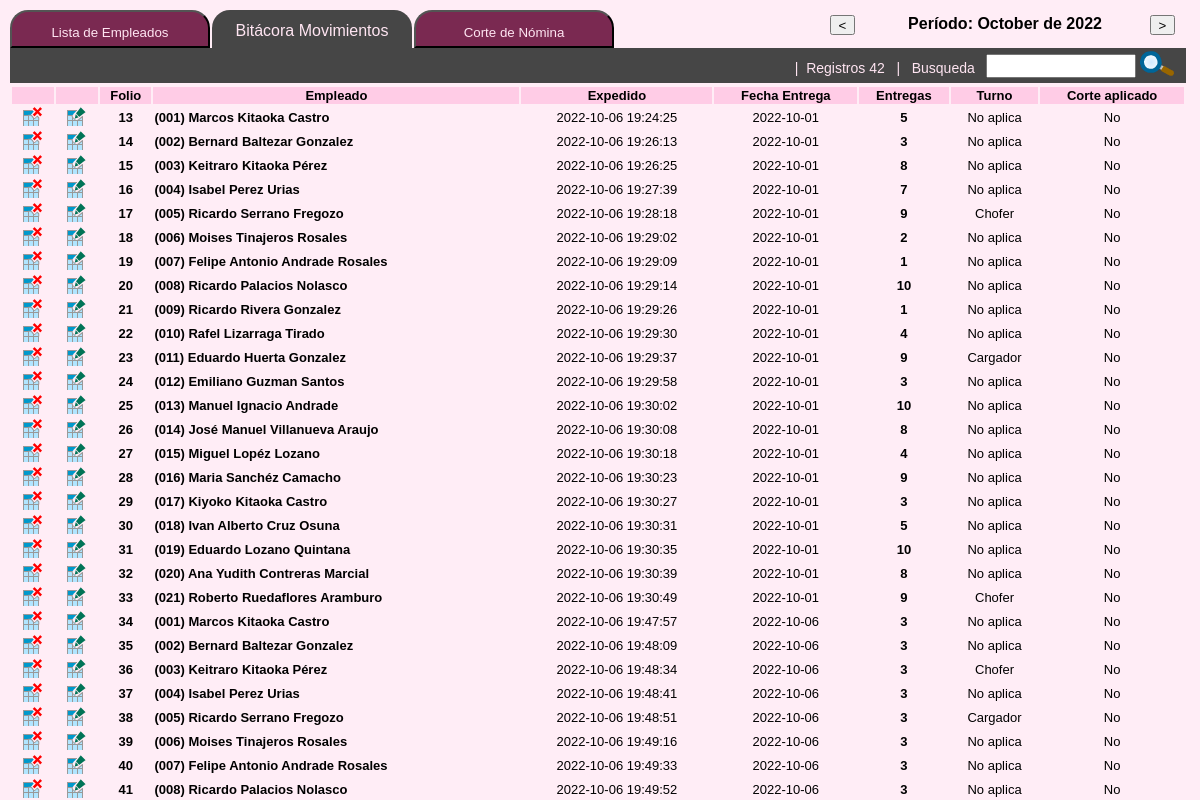
/content/lista_movimiento.php, run on the app's committed database.
### tables this page shows
CREATE TABLE `movimientos` (
  `idmovimiento` int(11) unsigned NOT NULL auto_increment,
  `idempleado` int(11) unsigned NOT NULL default '0',
  `Expedido` datetime NOT NULL default '0000-00-00 00:00:00',
  `Fecha` date default '0000-00-00',
  `cantidad_entrega` int(11) unsigned NOT NULL default '1',
  `cubre_turno` tinyint(3) unsigned NOT NULL default '0' COMMENT '0-no 1-Chofer 2-Cargador',
  `corte` int(11) unsigned NOT NULL default '0' COMMENT '0-No aplicado 1-Aplicado',
  PRIMARY KEY  (`idmovimiento`)
);

CREATE TABLE `empleados` (
  `idempleado` int(11) unsigned NOT NULL auto_increment,
  `numero_empleado` varchar(6) NOT NULL default '',
  `Nombre` varchar(120) NOT NULL default '',
  `Rol` tinyint(3) unsigned NOT NULL default '0' COMMENT '0-chofer 1-cargador 2-auxiliar',
  `Tipo` tinyint(3) unsigned NOT NULL default '0' COMMENT '0-Interno 1-Externo',
  PRIMARY KEY  (`idempleado`)
);

### content/lista_movimiento.php (the view, shortened to what this page needs)
<?php
     require('../php/global.php');
	 $conexion = null;
	 if(isset($_SESSION['periodo']) && !empty($_SESSION['periodo']) && $_SESSION['periodo']!='1969-12-01') $fecha = date("Y-m-d",strtotime($_SESSION['periodo']));
	 else $fecha = date("Y-m-d");
?>
<html>
<head>
    <link rel="stylesheet" type="text/css" href="../css/lista_trabajadores.css" />
</head>
<body>
    <div id="pestanias">
        <?php
	   $periodo_actual = strftime("%B de %Y", strtotime($fecha));
	   $mes =  strftime("%m", strtotime($fecha));
	   $year = strftime("%Y", strtotime($fecha));
	   $fecha_atras = $year."-".($mes-1)."-01";
	   $fecha_inicio = $year."-".$mes."-01";
	   $fecha_final = $year."-".($mes+1)."-01";
	   echo "     <div id='boton_atras'><form method='post' action='' target='contenedor'>
					   <input type='hidden' name='periodo' value='".$fecha_atras."'>
					   <input type='submit' value='<' style='width:25px; height:20px;'>
				  </form></div>
				  <div id='text_periodo'><b>Período: ".$periodo_actual."</b></div>
				  <div id='boton_adelante'><form method='post' action='' target='contenedor'>
					   <input type='hidden' name='periodo' value='".$fecha_final."'>
					   <input type='submit' value='>' style='width:25px; height:20px;'>
				  </form></div>";
	?>
        <form method='post' action='lista_trabajadores.php' target="_self">
            <button id="style_pestania" style="left:0px;  cursor:pointer;" type='submit'>Lista de Empleados</button>
        </form>
        <div id="style_pestania" style="background:#464646; left:202px; padding-top: 12px;">Bitácora Movimientos</div>
        <form method='post' action='lista_cortes.php' target="_self">
            <button id="style_pestania" style="left:404px;  cursor:pointer;" type='submit'>Corte de Nómina</button>
        </form>
        <div id="barra_busqueda">
            <form method='post' action='' target='contenedor'>
                <label id="num_registros">|&nbsp;&nbsp;Registros 0</label>&nbsp;&nbsp;&nbsp;|&nbsp;&nbsp; Busqueda
                &nbsp;
                <input type="text" name="busqueda"
                    style="position:relative; top:-3px; width:150px; height:24px;"></label>
                <input type='image' style="position:relative; top:3px;" ; src='../resource/icono_03.png' alt='Submit'>
            </form>
        </div>
    </div>
    <?php
		  if(!isset($conexion))  $conexion = new  mysqli($conexion_servername, $conexion_username, $conexion_password, $conexion_database);
		  if (mysqli_connect_errno()) {
			  echo "<script>alert('Lo sentimos, por el momento no tenemos servicio de conexión al servidor de bases de datos. Intente Acceder mas tarde')</script>";
		  }
		  else{
			  $sql = "SELECT a.*,b.numero_empleado,b.Nombre ";
			  $sql .=  "FROM movimientos a LEFT JOIN empleados b ON a.idempleado=b.idempleado ";
			  $sql .=  "WHERE a.Fecha>='".$fecha_inicio."' AND a.Fecha<'".$fecha_final."'";
			  $result = $conexion->query($sql);
              echo "<div id='impresion_box'><table id='contenedor_lista'>
                      <tr style='background:#FFCCE6;'>
						 <th> </th>
						 <th> </th>
						 <th>Folio</th>
                         <th>Empleado</th>
						 <th>Expedido</th>
                         <th>Fecha Entrega</th>
						 <th>Entregas</th>
						 <th>Turno</th>
						 <th>Corte aplicado</th>
                      </tr>";
					  while($row = $result->fetch_assoc()) {
						  $turno = "No aplica";
						  if($row['cubre_turno'] == 1) $turno = "Chofer";
						  if($row['cubre_turno'] == 2) $turno = "Cargador";
						  echo "<tr>";
						  $corte = "No";
						  if($row['corte'] != 0){
							  $corte = "Si";
							  echo"<td style='width: 0px;'></td>
							       <td style='width: 0px;'></td>";
						  }
						  else{
							echo"<td style='width: 40px;'>
							        <div id='ajuste_renglon' onclick='confirmacion_delete_movimiento(".$row['idmovimiento'].",\"".$row['Nombre']."\",\"".$row['numero_empleado']."\")'>
							            <img style='width:19px' src='../resource/icono_02.png'>
						       	    </div>
						         </td>
						         <td style='width: 40px;'>
							        <div id='ajuste_renglon'><form method='post' action='modificar_movimiento.php' target='contenedor'>
							        <input type='hidden' name='idmovimiento' value='".$row['idmovimiento']."'>
									<input type='hidden' name='idempleado' value='".$row['idempleado']."'>
							        <input type='hidden' name='Fecha' value='".$row['Fecha']."'>
							        <input type='hidden' name='cantidad_entrega' value='".$row['cantidad_entrega']."'>
							        <input type='hidden' name='turno' value='".$row['cubre_turno']."'>
							        <input type='hidden' name='tipo_accion' value=''>
								    <input style='width:19px' type='image' src='../resource/icono_06.png' alt='Submit'>
							        </form></div>
						         </td>";
						   }
						   echo " <td style='text-align: center;'><b>".$row['idmovimiento']."</b></td>
						          <td><b>(".$row['numero_empleado'].") ".$row['Nombre']."</td>
								  <td style='text-align: center;'>".$row['Expedido']."</td>
								  <td style='text-align: center;'>".$row['Fecha']."</td>
								  <td style='text-align: center;'><b>".$row['cantidad_entrega']."</b></td>
								  <td style='text-align: center;'>".$turno."</td>
								  <td style='text-align: center;'>".$corte."</td>
						    </tr>";
					  }
               echo "</table></div>";
		  }
    ?>
</body>
</html>

### css/lista_trabajadores.css (style rules this page uses)
body, html { margin: 0px; padding: 0px; height: 100%; font-family: sans-serif; background: #FFEDF6; overflow-x: hidden; }
#pestanias { width:100%; height: 39px; position: absolute; left:10px; top:10px; }
#style_pestania { border-top-left-radius: 18px; border-top-right-radius: 18px; width:200px; height: 38px; top:0px; padding-top: 8px; position:absolute; background: #7A2951; text-align: center; color: #FFE5F2; }
#barra_busqueda { background: #464646; height: 35px; width: 98%; position: absolute; top:38px; color: #FFE5F2; text-align: right; font-size: 14px; }
#contenedor_lista { width: 98%; height: auto; left: 10px; top: 85px; position:absolute; font-size: 13px; }
#ajuste_renglon { position: relative; height: 20px; width: 20px; max-width: 20px; left: 10px; }
#text_periodo { position: absolute; width: 250px; left: calc(95% - 270px); text-align: center; top: 5px; }
#boton_atras { position: absolute; left: calc(95% - 320px); top: 5px; }
#boton_adelante { position: absolute; left: 95%; top: 5px; }

### data on the page
movimientos: corte 0 (drawn), idmovimiento "13", idempleado.numero_empleado "001", idempleado.Nombre "Marcos Kitaoka Castro", Expedido "2022-10-06 19:24:25", Fecha "2022-10-01", cantidad_entrega "5", turno "No aplica", corte "No"
movimientos: corte 0 (drawn), idmovimiento "14", idempleado.numero_empleado "002", idempleado.Nombre "Bernard Baltezar Gonzalez", Expedido "2022-10-06 19:26:13", Fecha "2022-10-01", cantidad_entrega "3", turno "No aplica", corte "No"
movimientos: corte 0 (drawn), idmovimiento "15", idempleado.numero_empleado "003", idempleado.Nombre "Keitraro Kitaoka Pérez", Expedido "2022-10-06 19:26:25", Fecha "2022-10-01", cantidad_entrega "8", turno "No aplica", corte "No"
movimientos: corte 0 (drawn), idmovimiento "16", idempleado.numero_empleado "004", idempleado.Nombre "Isabel Perez Urias", Expedido "2022-10-06 19:27:39", Fecha "2022-10-01", cantidad_entrega "7", turno "No aplica", corte "No"
movimientos: corte 0 (drawn), idmovimiento "17", idempleado.numero_empleado "005", idempleado.Nombre "Ricardo Serrano Fregozo", Expedido "2022-10-06 19:28:18", Fecha "2022-10-01", cantidad_entrega "9", cubre_turno "Chofer", corte "No"
movimientos: corte 0 (drawn), idmovimiento "18", idempleado.numero_empleado "006", idempleado.Nombre "Moises Tinajeros Rosales", Expedido "2022-10-06 19:29:02", Fecha "2022-10-01", cantidad_entrega "2", turno "No aplica", corte "No"
movimientos: corte 0 (drawn), idmovimiento "19", idempleado.numero_empleado "007", idempleado.Nombre "Felipe Antonio Andrade Rosales", Expedido "2022-10-06 19:29:09", Fecha "2022-10-01", cantidad_entrega "1", turno "No aplica", corte "No"
movimientos: corte 0 (drawn), idmovimiento "20", idempleado.numero_empleado "008", idempleado.Nombre "Ricardo Palacios Nolasco", Expedido "2022-10-06 19:29:14", Fecha "2022-10-01", cantidad_entrega "10", turno "No aplica", corte "No"
movimientos: corte 0 (drawn), idmovimiento "21", idempleado.numero_empleado "009", idempleado.Nombre "Ricardo Rivera Gonzalez", Expedido "2022-10-06 19:29:26", Fecha "2022-10-01", cantidad_entrega "1", turno "No aplica", corte "No"
movimientos: corte 0 (drawn), idmovimiento "22", idempleado.numero_empleado "010", idempleado.Nombre "Rafel Lizarraga Tirado", Expedido "2022-10-06 19:29:30", Fecha "2022-10-01", cantidad_entrega "4", turno "No aplica", corte "No"
movimientos: corte 0 (drawn), idmovimiento "23", idempleado.numero_empleado "011", idempleado.Nombre "Eduardo Huerta Gonzalez", Expedido "2022-10-06 19:29:37", Fecha "2022-10-01", cantidad_entrega "9", cubre_turno "Cargador", corte "No"
movimientos: corte 0 (drawn), idmovimiento "24", idempleado.numero_empleado "012", idempleado.Nombre "Emiliano Guzman Santos", Expedido "2022-10-06 19:29:58", Fecha "2022-10-01", cantidad_entrega "3", turno "No aplica", corte "No"
movimientos: corte 0 (drawn), idmovimiento "25", idempleado.numero_empleado "013", idempleado.Nombre "Manuel Ignacio Andrade", Expedido "2022-10-06 19:30:02", Fecha "2022-10-01", cantidad_entrega "10", turno "No aplica", corte "No"
movimientos: corte 0 (drawn), idmovimiento "26", idempleado.numero_empleado "014", idempleado.Nombre "José Manuel Villanueva Araujo", Expedido "2022-10-06 19:30:08", Fecha "2022-10-01", cantidad_entrega "8", turno "No aplica", corte "No"
movimientos: corte 0 (drawn), idmovimiento "27", idempleado.numero_empleado "015", idempleado.Nombre "Miguel Lopéz Lozano", Expedido "2022-10-06 19:30:18", Fecha "2022-10-01", cantidad_entrega "4", turno "No aplica", corte "No"
movimientos: corte 0 (drawn), idmovimiento "28", idempleado.numero_empleado "016", idempleado.Nombre "Maria Sanchéz Camacho", Expedido "2022-10-06 19:30:23", Fecha "2022-10-01", cantidad_entrega "9", turno "No aplica", corte "No"
movimientos: corte 0 (drawn), idmovimiento "29", idempleado.numero_empleado "017", idempleado.Nombre "Kiyoko Kitaoka Castro", Expedido "2022-10-06 19:30:27", Fecha "2022-10-01", cantidad_entrega "3", turno "No aplica", corte "No"
movimientos: corte 0 (drawn), idmovimiento "30", idempleado.numero_empleado "018", idempleado.Nombre "Ivan Alberto Cruz Osuna", Expedido "2022-10-06 19:30:31", Fecha "2022-10-01", cantidad_entrega "5", turno "No aplica", corte "No"
movimientos: corte 0 (drawn), idmovimiento "31", idempleado.numero_empleado "019", idempleado.Nombre "Eduardo Lozano Quintana", Expedido "2022-10-06 19:30:35", Fecha "2022-10-01", cantidad_entrega "10", turno "No aplica", corte "No"
movimientos: corte 0 (drawn), idmovimiento "32", idempleado.numero_empleado "020", idempleado.Nombre "Ana Yudith Contreras Marcial", Expedido "2022-10-06 19:30:39", Fecha "2022-10-01", cantidad_entrega "8", turno "No aplica", corte "No"
movimientos: corte 0 (drawn), idmovimiento "33", idempleado.numero_empleado "021", idempleado.Nombre "Roberto Ruedaflores Aramburo", Expedido "2022-10-06 19:30:49", Fecha "2022-10-01", cantidad_entrega "9", cubre_turno "Chofer", corte "No"
movimientos: corte 0 (drawn), idmovimiento "34", idempleado.numero_empleado "001", idempleado.Nombre "Marcos Kitaoka Castro", Expedido "2022-10-06 19:47:57", Fecha "2022-10-06", cantidad_entrega "3", turno "No aplica", corte "No"
movimientos: corte 0 (drawn), idmovimiento "35", idempleado.numero_empleado "002", idempleado.Nombre "Bernard Baltezar Gonzalez", Expedido "2022-10-06 19:48:09", Fecha "2022-10-06", cantidad_entrega "3", turno "No aplica", corte "No"
movimientos: corte 0 (drawn), idmovimiento "36", idempleado.numero_empleado "003", idempleado.Nombre "Keitraro Kitaoka Pérez", Expedido "2022-10-06 19:48:34", Fecha "2022-10-06", cantidad_entrega "3", cubre_turno "Chofer", corte "No"
movimientos: corte 0 (drawn), idmovimiento "37", idempleado.numero_empleado "004", idempleado.Nombre "Isabel Perez Urias", Expedido "2022-10-06 19:48:41", Fecha "2022-10-06", cantidad_entrega "3", turno "No aplica", corte "No"
movimientos: corte 0 (drawn), idmovimiento "38", idempleado.numero_empleado "005", idempleado.Nombre "Ricardo Serrano Fregozo", Expedido "2022-10-06 19:48:51", Fecha "2022-10-06", cantidad_entrega "3", cubre_turno "Cargador", corte "No"
movimientos: corte 0 (drawn), idmovimiento "39", idempleado.numero_empleado "006", idempleado.Nombre "Moises Tinajeros Rosales", Expedido "2022-10-06 19:49:16", Fecha "2022-10-06", cantidad_entrega "3", turno "No aplica", corte "No"
movimientos: corte 0 (drawn), idmovimiento "40", idempleado.numero_empleado "007", idempleado.Nombre "Felipe Antonio Andrade Rosales", Expedido "2022-10-06 19:49:33", Fecha "2022-10-06", cantidad_entrega "3", turno "No aplica", corte "No"
movimientos: corte 0 (drawn), idmovimiento "41", idempleado.numero_empleado "008", idempleado.Nombre "Ricardo Palacios Nolasco", Expedido "2022-10-06 19:49:52", Fecha "2022-10-06", cantidad_entrega "3", turno "No aplica", corte "No"

### other printed values
$periodo_actual "October de 2022"
